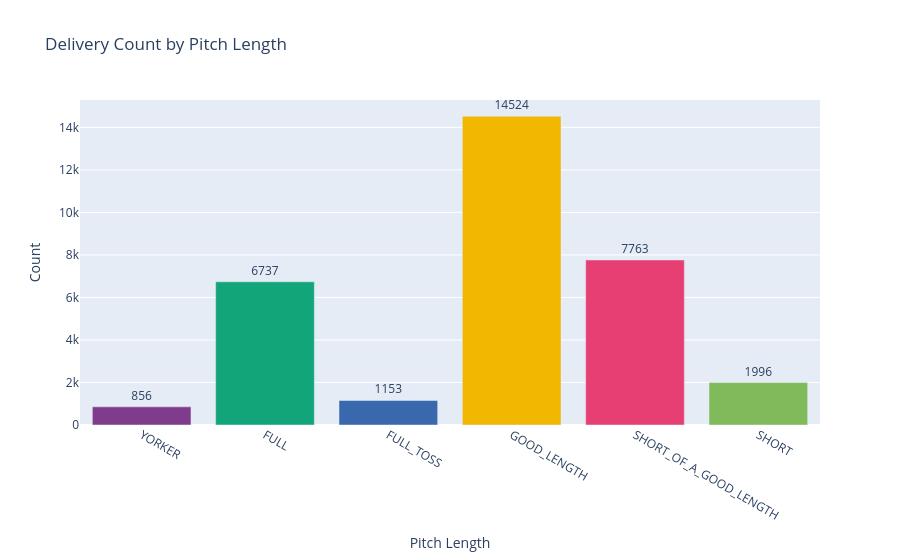

Notebook cell for this chart:
### Markdown cell above
## 4. Pitch Length Distribution

### Code cell
len_order = ['YORKER', 'FULL', 'FULL_TOSS', 'GOOD_LENGTH', 'SHORT_OF_A_GOOD_LENGTH', 'SHORT']
len_counts = df['pitchLength'].value_counts().reindex(len_order).reset_index()
len_counts.columns = ['pitchLength', 'count']

fig = px.bar(len_counts, x='pitchLength', y='count',
             color='pitchLength', title='Delivery Count by Pitch Length',
             text='count', color_discrete_sequence=px.colors.qualitative.Bold)
fig.update_traces(textposition='outside')
fig.update_layout(showlegend=False, xaxis_title='Pitch Length', yaxis_title='Count')
fig.show()

### Figure 1 — Plotly figure (JSON) as saved in the notebook; plotly's stock layout.template omitted (floating-point values rounded to 4 significant figures)
{"data": [{"hovertemplate": "pitchLength=%{x}<br>count=%{text}<extra></extra>", "legendgroup": "YORKER", "marker": {"color": "rgb(127, 60, 141)", "pattern": {"shape": ""}}, "name": "YORKER", "orientation": "v", "showlegend": true, "text": [856.0], "textposition": "outside", "type": "bar", "x": ["YORKER"], "xaxis": "x", "y": [856], "yaxis": "y"}, {"hovertemplate": "pitchLength=%{x}<br>count=%{text}<extra></extra>", "legendgroup": "FULL", "marker": {"color": "rgb(17, 165, 121)", "pattern": {"shape": ""}}, "name": "FULL", "orientation": "v", "showlegend": true, "text": [6737.0], "textposition": "outside", "type": "bar", "x": ["FULL"], "xaxis": "x", "y": [6737], "yaxis": "y"}, {"hovertemplate": "pitchLength=%{x}<br>count=%{text}<extra></extra>", "legendgroup": "FULL_TOSS", "marker": {"color": "rgb(57, 105, 172)", "pattern": {"shape": ""}}, "name": "FULL_TOSS", "orientation": "v", "showlegend": true, "text": [1153.0], "textposition": "outside", "type": "bar", "x": ["FULL_TOSS"], "xaxis": "x", "y": [1153], "yaxis": "y"}, {"hovertemplate": "pitchLength=%{x}<br>count=%{text}<extra></extra>", "legendgroup": "GOOD_LENGTH", "marker": {"color": "rgb(242, 183, 1)", "pattern": {"shape": ""}}, "name": "GOOD_LENGTH", "orientation": "v", "showlegend": true, "text": [14520.0], "textposition": "outside", "type": "bar", "x": ["GOOD_LENGTH"], "xaxis": "x", "y": [14524], "yaxis": "y"}, {"hovertemplate": "pitchLength=%{x}<br>count=%{text}<extra></extra>", "legendgroup": "SHORT_OF_A_GOOD_LENGTH", "marker": {"color": "rgb(231, 63, 116)", "pattern": {"shape": ""}}, "name": "SHORT_OF_A_GOOD_LENGTH", "orientation": "v", "showlegend": true, "text": [7763.0], "textposition": "outside", "type": "bar", "x": ["SHORT_OF_A_GOOD_LENGTH"], "xaxis": "x", "y": [7763], "yaxis": "y"}, {"hovertemplate": "pitchLength=%{x}<br>count=%{text}<extra></extra>", "legendgroup": "SHORT", "marker": {"color": "rgb(128, 186, 90)", "pattern": {"shape": ""}}, "name": "SHORT", "orientation": "v", "showlegend": true, "text": [1996.0], "textposition": "outside", "type": "bar", "x": ["SHORT"], "xaxis": "x", "y": [1996], "yaxis": "y"}], "layout": {"barmode": "relative", "legend": {"title": {"text": "pitchLength"}, "tracegroupgap": 0}, "showlegend": false, "title": {"text": "Delivery Count by Pitch Length"}, "xaxis": {"anchor": "y", "categoryarray": ["YORKER", "FULL", "FULL_TOSS", "GOOD_LENGTH", "SHORT_OF_A_GOOD_LENGTH", "SHORT"], "categoryorder": "array", "domain": [0, 1], "title": {"text": "Pitch Length"}}, "yaxis": {"anchor": "x", "domain": [0, 1], "title": {"text": "Count"}}}}
